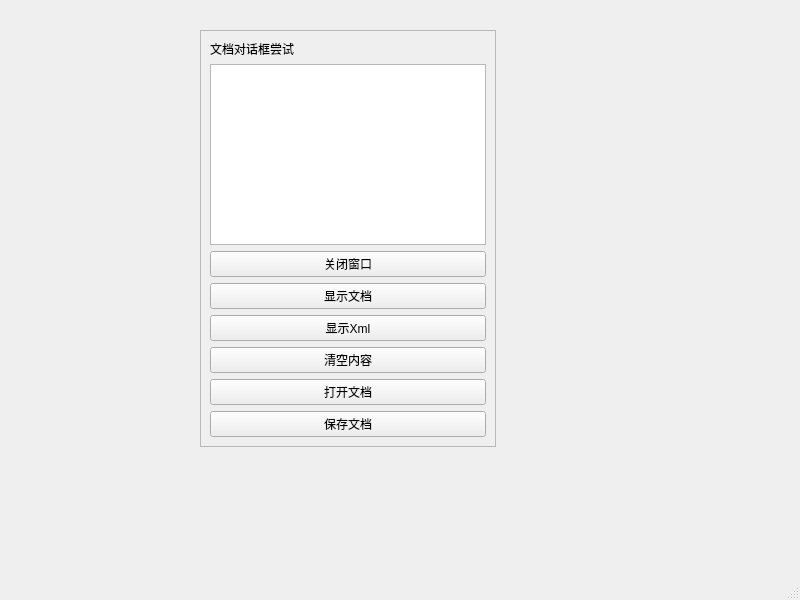
<?xml version="1.0" encoding="UTF-8"?>
<ui version="4.0">
 <class>MainWindow</class>
 <widget class="QMainWindow" name="MainWindow">
  <property name="geometry">
   <rect>
    <x>0</x>
    <y>0</y>
    <width>800</width>
    <height>600</height>
   </rect>
  </property>
  <property name="windowTitle">
   <string>MainWindow</string>
  </property>
  <widget class="QWidget" name="centralwidget">
   <widget class="QFrame" name="frame">
    <property name="geometry">
     <rect>
      <x>200</x>
      <y>30</y>
      <width>296</width>
      <height>417</height>
     </rect>
    </property>
    <property name="frameShape">
     <enum>QFrame::StyledPanel</enum>
    </property>
    <property name="frameShadow">
     <enum>QFrame::Raised</enum>
    </property>
    <layout class="QGridLayout" name="gridLayout">
     <item row="5" column="0" colspan="2">
      <widget class="QPushButton" name="pushButton_2">
       <property name="text">
        <string>清空内容</string>
       </property>
      </widget>
     </item>
     <item row="7" column="0" colspan="2">
      <widget class="QPushButton" name="pushButton_4">
       <property name="text">
        <string>保存文档</string>
       </property>
      </widget>
     </item>
     <item row="6" column="0" colspan="2">
      <widget class="QPushButton" name="pushButton_3">
       <property name="text">
        <string>打开文档</string>
       </property>
      </widget>
     </item>
     <item row="0" column="0">
      <widget class="QLabel" name="label">
       <property name="text">
        <string>文档对话框尝试</string>
       </property>
      </widget>
     </item>
     <item row="4" column="0" colspan="2">
      <widget class="QPushButton" name="pushButton_5">
       <property name="text">
        <string>显示Xml</string>
       </property>
      </widget>
     </item>
     <item row="3" column="0" colspan="2">
      <widget class="QPushButton" name="pushButton">
       <property name="text">
        <string>显示文档</string>
       </property>
      </widget>
     </item>
     <item row="1" column="0" colspan="2">
      <widget class="QTextEdit" name="textEdit"/>
     </item>
     <item row="2" column="0" colspan="2">
      <widget class="QPushButton" name="pushButton_6">
       <property name="text">
        <string>关闭窗口</string>
       </property>
      </widget>
     </item>
    </layout>
   </widget>
  </widget>
  <widget class="QMenuBar" name="menubar">
   <property name="geometry">
    <rect>
     <x>0</x>
     <y>0</y>
     <width>800</width>
     <height>22</height>
    </rect>
   </property>
  </widget>
  <widget class="QStatusBar" name="statusbar"/>
 </widget>
 <resources/>
 <connections>
  <connection>
   <sender>pushButton_6</sender>
   <signal>clicked()</signal>
   <receiver>MainWindow</receiver>
   <slot>close()</slot>
   <hints>
    <hint type="sourcelabel">
     <x>249</x>
     <y>277</y>
    </hint>
    <hint type="destinationlabel">
     <x>125</x>
     <y>296</y>
    </hint>
   </hints>
  </connection>
 </connections>
</ui>
